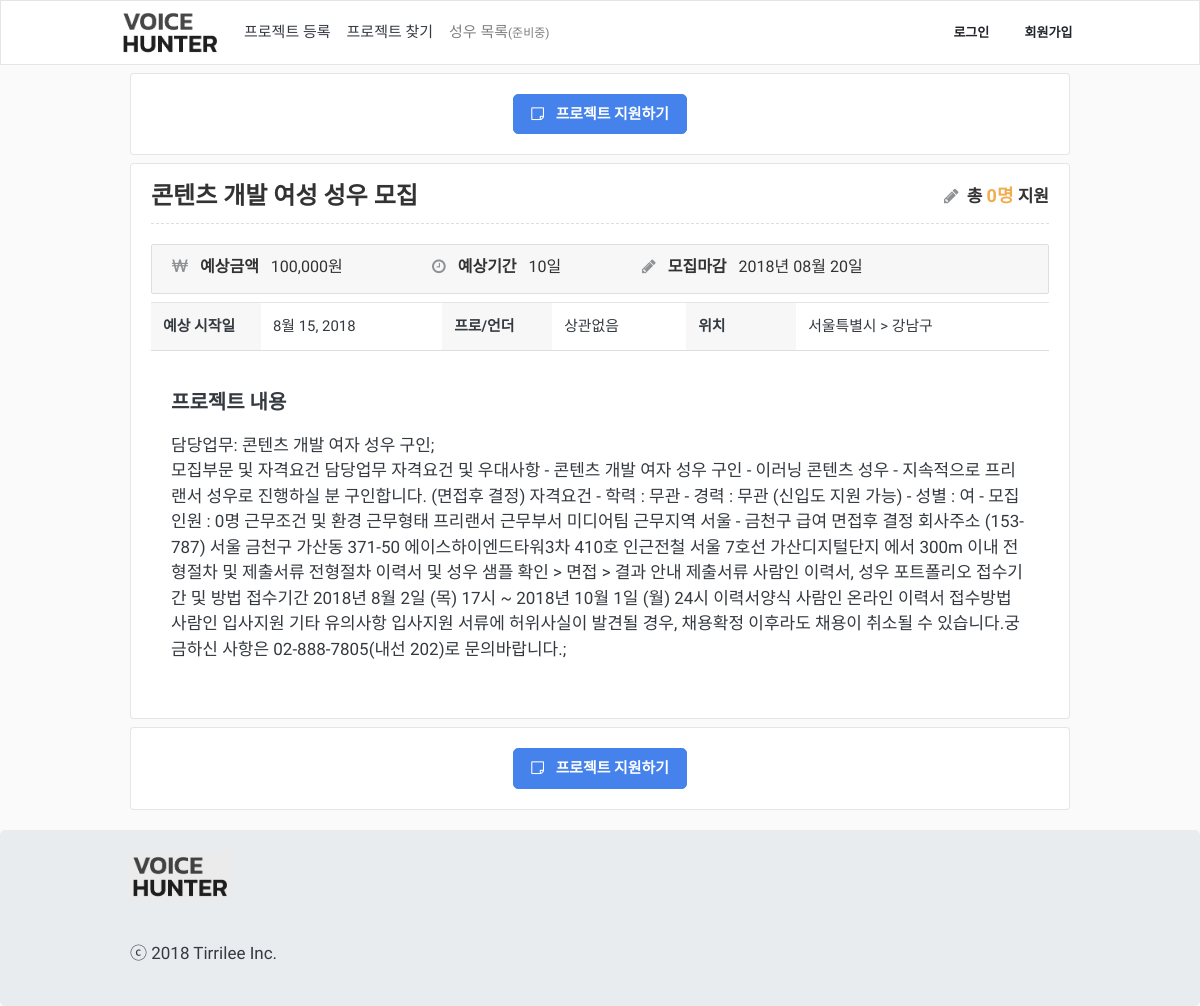
The page /project/1/ on the database as committed earlier.
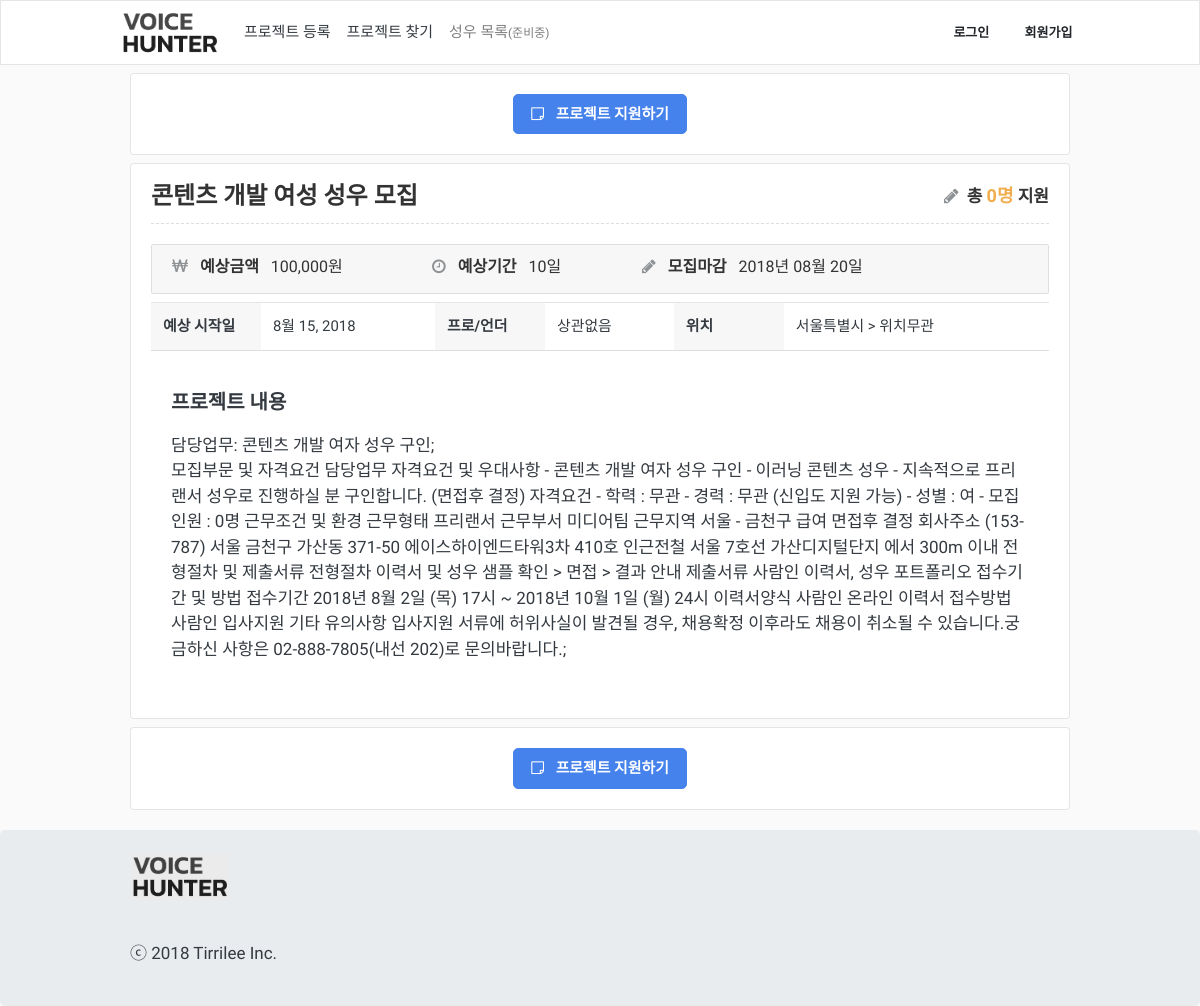
The same page on the database as committed later.
### App/models.py (models this page shows, shortened)
class Project(models.Model):
    class Meta:
        verbose_name_plural = "   프로젝트 테이블"
        ordering = ["-id"]
    TYPE_CHOICES = (
        ('both', '상관없음'),
        ('pro', '프로'),
        ('under', '언더'),
    )
    GENDER_CHOICES = (
        ('both', '성별무관'),
        ('male', '남자'),
        ('female', '여자'),
    )
    user = models.ForeignKey(User, on_delete=models.CASCADE, verbose_name='유저')
    title = models.CharField(max_length=100, verbose_name='프로젝트 명')
    gugun = models.ForeignKey(Gugun, on_delete=models.CASCADE, verbose_name='위치')
    type = models.CharField(max_length=10, choices=TYPE_CHOICES, verbose_name='성우타입')
    gender = models.CharField(max_length=10, choices=GENDER_CHOICES, verbose_name='성별')
    cost = models.PositiveIntegerField(verbose_name='예상금액')
    period = models.PositiveIntegerField(verbose_name='예상기간')
    deadline = models.DateField(verbose_name='마감날짜')
    content = models.TextField(verbose_name='프로젝트 내용')
    start_at = models.DateField(verbose_name='예상 시작날짜')
    created_at = models.DateTimeField(auto_now_add=True, verbose_name='등록일자')

class Gugun(models.Model):
    class Meta:
        verbose_name_plural = " 구/군 테이블"
    sido = models.ForeignKey(Sido, on_delete=models.CASCADE, verbose_name='시/도')
    gugun = models.CharField(max_length=10, verbose_name='구/군')
    def __str__(self):
        return str(self.gugun)

class Sido(models.Model):
    class Meta:
        verbose_name_plural = " 시/도 테이블"
    sido = models.CharField(max_length=10, verbose_name='시/도')
    def __str__(self):
        return str(self.sido)

### App/views.py (the view)
# urls.py: path('project/<int:pk>/', ProjectDetailPage, name='detail-projects'),
def ProjectDetailPage(request, pk):
    project = Project.objects.get(pk=pk)
    item = {}
    item['project'] = project
    item['apply'] = len(ProjectApply.objects.filter(project=project))
    item['tags'] = ProjectTag.objects.filter(project=project)[:6]
    return render(request, 'ProjectDetail/ProjectDetailPage.html', {
        'item':item,
    })

### templates/ProjectDetail/ProjectDetailPage.html (shortened to what this page needs)
{% extends "Base/Base.html" %}
{% load static %}
{% load humanize %}
{% block content %}
<link rel="stylesheet" type="text/css" href="{% static 'ProjectDetail/css/style.css' %}">
<div class="container">
	{% include './Apply.html' %}
	<div class="row mt-1">
		<div class="col-12">
			<div class="card item bg-light mb-1">
				<div class="card-body">
					<div class="header-text project-detail-header">
						<span>{{ item.project.title }}</span>
						<span class="applicant-count pull-right">
							<i class="fa fa-pencil mr-1" style="margin-right: 5px;"></i>
							총 <span class="applicant-num">{{ item.apply }}명</span> 지원
						</span>
					</div>
					<div class="summary">
						<div class="project-detail-basic-info">
							<div class="budget">
								<strong class="mr-2">
									<i class="fa fa-krw"></i>
									<span class="title">예상금액 </span>
								</strong>
								{{ item.project.cost|intcomma }}원
							</div>
							<div class="term">
								<strong class="mr-2">
									<i class="fa fa-clock-o"></i>
									<span class="title">예상기간 </span>
								</strong>
								{{ item.project.period }}일
							</div>
							<div class="deadline">
								<strong class="mr-2">
									<i class="fa fa-pencil"></i>
									<span class="title">모집마감</span>
								</strong>
								{{ item.project.deadline|date:"Y년 m월 d일" }}
							</div>
						</div>
						<table class="table w-100 mt-2">
							<tbody>
								<tr>
									<th>예상 시작일</th>
									<td>{{ item.project.start_at }}</td>
									<th>프로/언더</th>
									<td>{{ item.project.get_type_display }}</td>
									<th>위치</th>
									<td>{{ item.project.gugun.sido }} > {{ item.project.gugun }}</td>
								</tr>
							</tbody>
						</table>
						<div class="project-desc">
							<div class="project-desc-title mb-3">프로젝트 내용</div>
							{{ item.project.content|linebreaks }}
						</div>
					</div>
				</div>
			</div>
		</div>
	</div>
	{% include './Apply.html' %}
</div>
{% endblock%}

Rows that differ between the two databases and show on the page:
changed through a linked row, Project "콘텐츠 개발 여성 성우 모집": project.gugun "강남구" → "위치무관"
